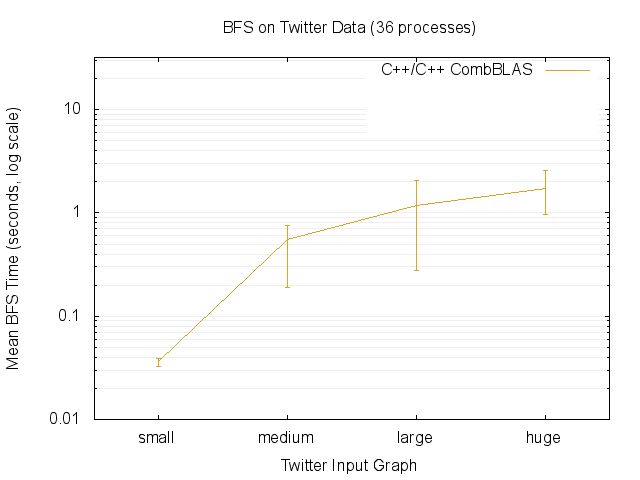

gnuplot code for this plot:
set title "BFS on Twitter Data (36 processes)"
set terminal png
set output "gnuplot_real_36.png"
set xrange [-0.5:3.5]
set yrange [0.01:32]
set logscale y
set grid ytics mytics lt 1 lc rgb "#EEEEEE"
set xlabel 'Twitter Input Graph'
set ylabel 'Mean BFS Time (seconds, log scale)'
set key right top
set xtics ('small' 0, 'medium' 1, 'large' 2, 'huge' 3)
plot\
 "gnuplot_real_36.dat" every ::1 using 1:2:3:4 title '' ps 0 lc rgb '#FF0000' with errorbars,\
 "gnuplot_real_36.dat" every ::1 using 1:2 title 'Python/Python KDT' lc rgb '#FF0000' with lines,\
 "gnuplot_real_36.dat" every ::1 using 1:5:6:7 title '' ps 0 lc rgb '#8B0000' with errorbars,\
 "gnuplot_real_36.dat" every ::1 using 1:5 title 'Python/SEJITS KDT' lc rgb '#8B0000' with lines,\
 "gnuplot_real_36.dat" every ::1 using 1:8:9:10 title '' ps 0 lc rgb '#0000FF' with errorbars,\
 "gnuplot_real_36.dat" every ::1 using 1:8 title 'SEJITS/SEJITS KDT' lc rgb '#0000FF' with lines,\
 "gnuplot_real_36.dat" every ::1 using 1:11:12:13 title '' ps 0 lc rgb '#DAA520' with errorbars,\
 "gnuplot_real_36.dat" every ::1 using 1:11 title 'C++/C++ CombBLAS' lc rgb '#DAA520' with lines
